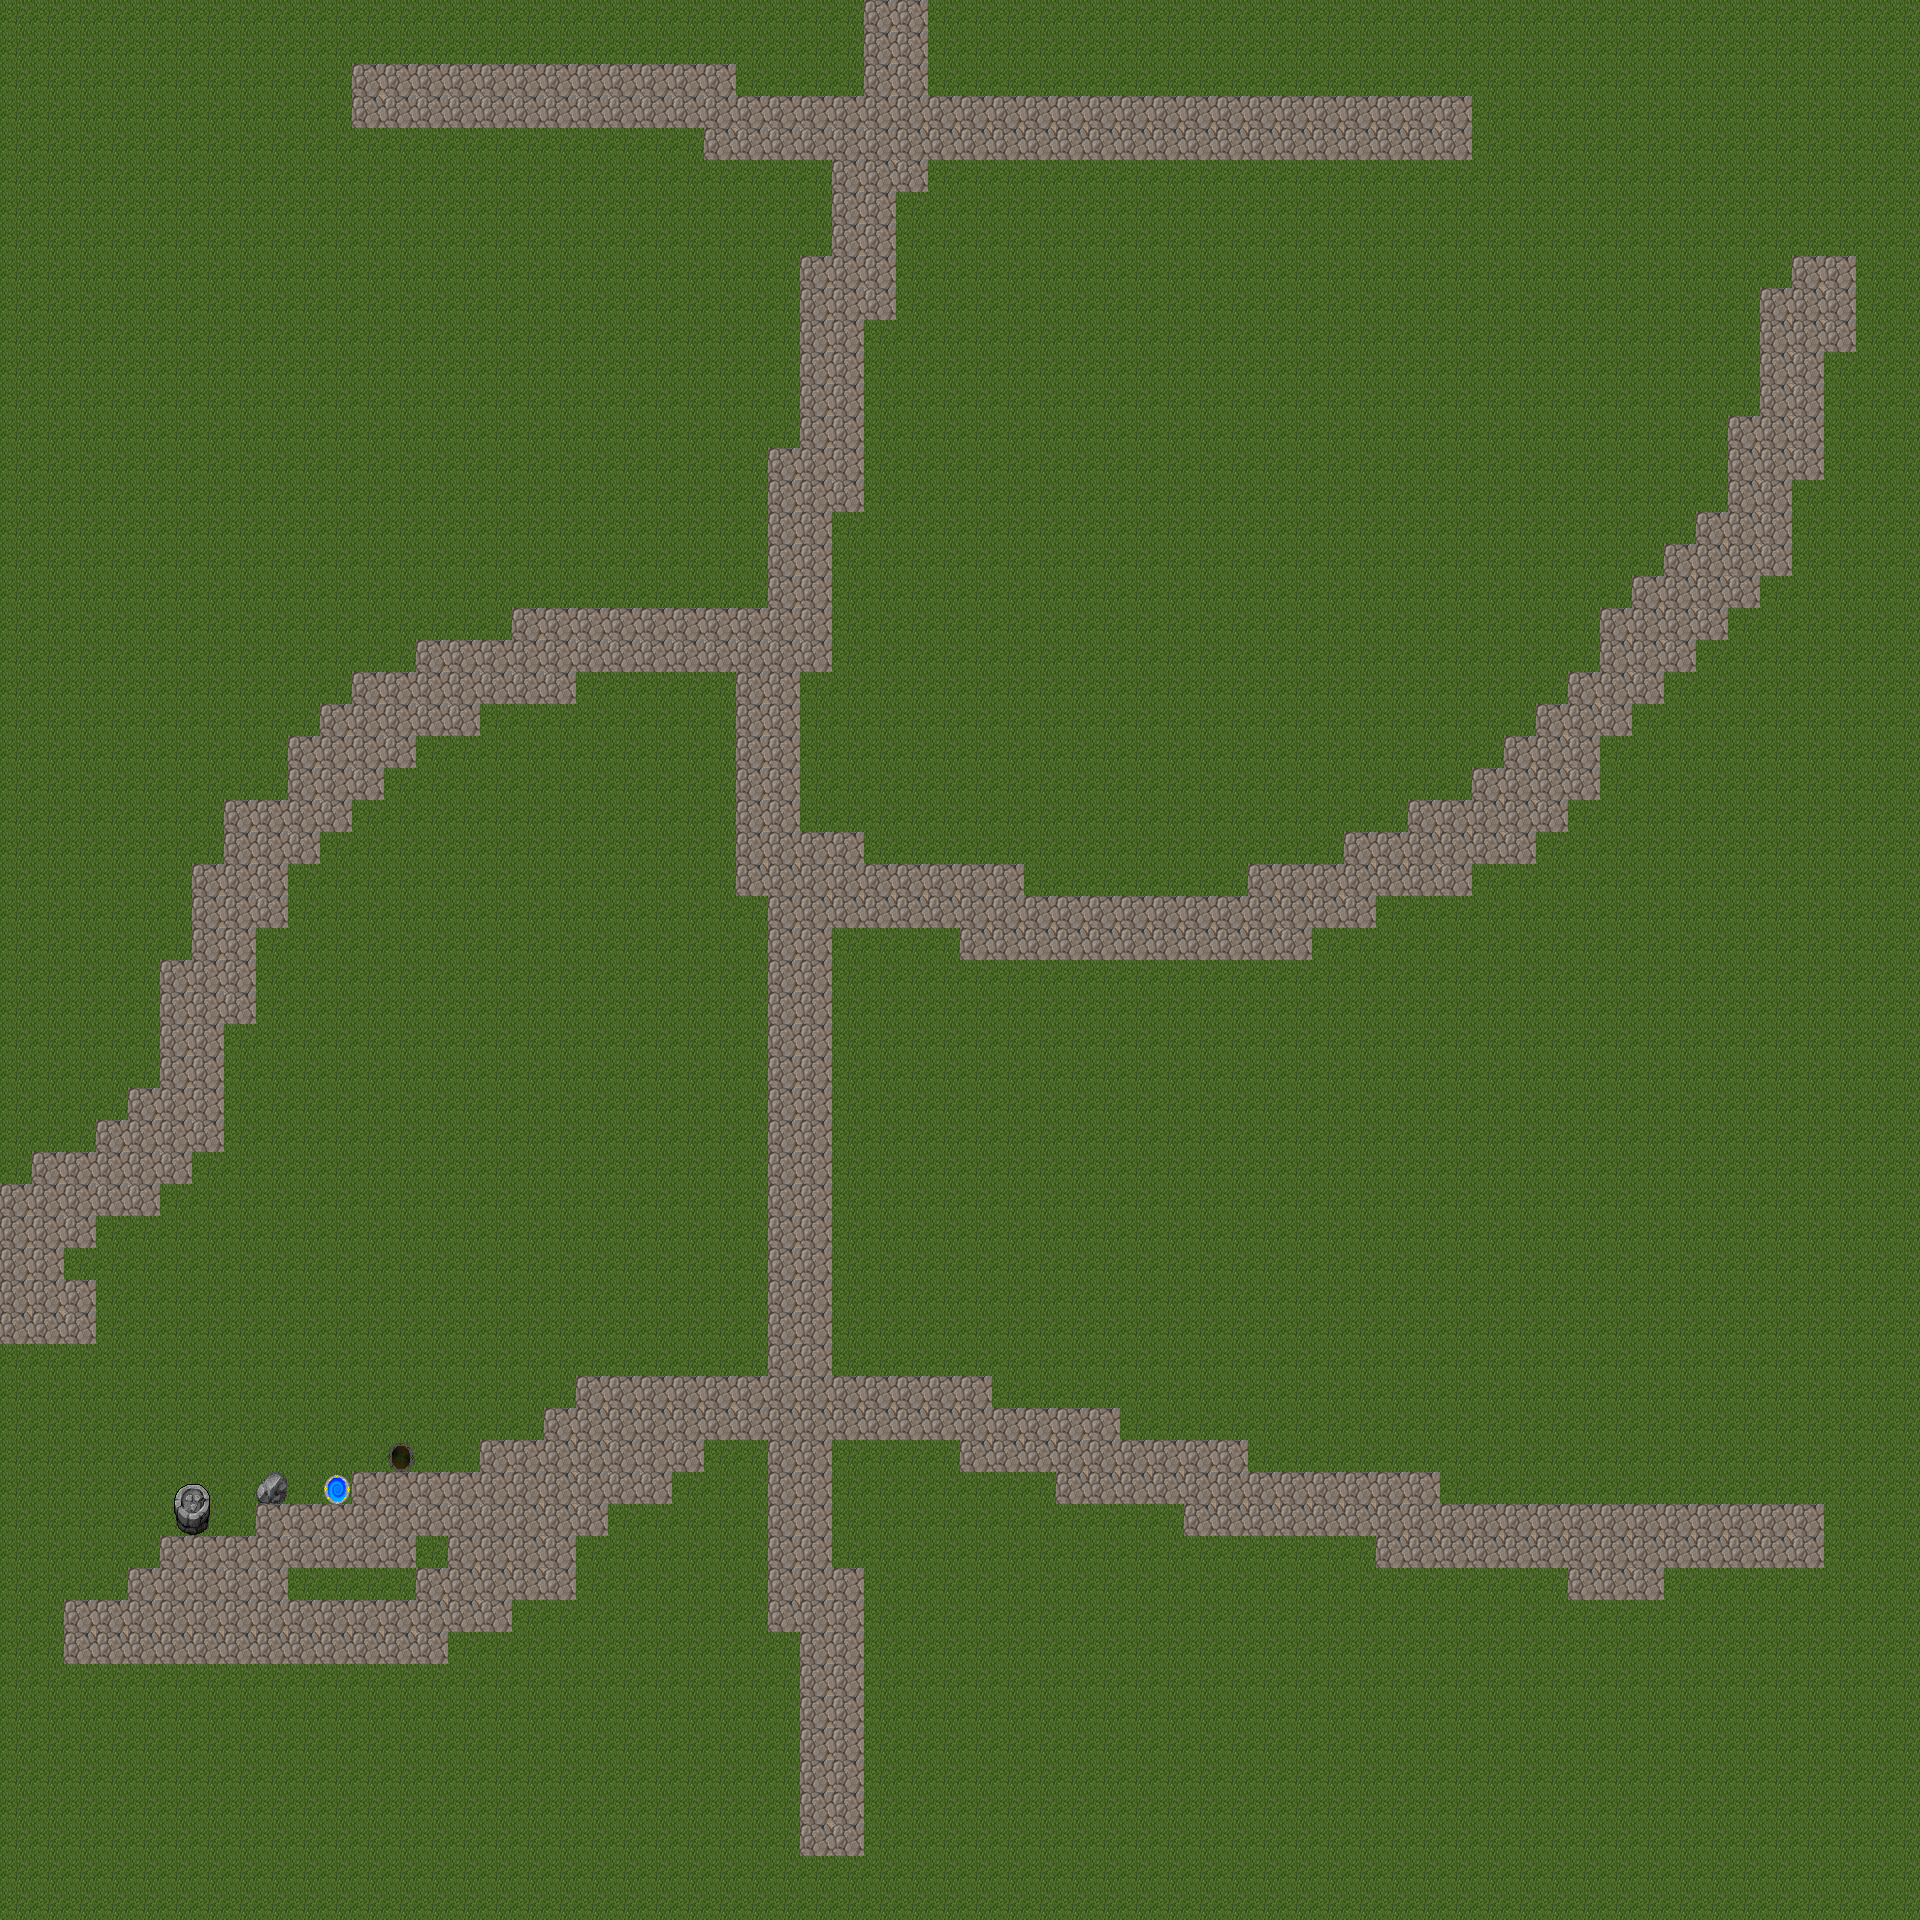

Below is a game level as drawn by its tile map, then a one-line description and the .tmx that defines it (tile-layer data replaced by summaries):
An orthogonal 60x60 tile map with 32x32 px tiles, 2 tile layers (backdrop, buildings), 2 tilesets and 7 objects (2x worldBorder, STUDY, SLEEP, REC, EAT, ...).

<map version="1.10" tiledversion="1.10.2" orientation="orthogonal" renderorder="right-down" width="60" height="60" tilewidth="32" tileheight="32" infinite="0" nextlayerid="8" nextobjectid="20">
 <tileset firstgid="1" source="tileset.tsx" />
 <tileset firstgid="257" source="tilesets/tileset2.tsx" />
 <layer id="1" name="backdrop" width="60" height="60">
  <data>[3600 cells, 3600 non-empty, 5 distinct tile ids]</data>
 </layer>
 <layer id="6" name="buildings" width="60" height="60">
  <data>[3600 cells, 7 non-empty, 7 distinct tile ids]</data>
 </layer>
 <objectgroup id="2" name="collisionLayerOld">
  <object id="8" name="worldBorder" x="96" y="96" width="1760" height="1728" />
 </objectgroup>
 <objectgroup id="7" name="collisionLayer">
  <object id="17" name="worldBorder" x="0" y="0" width="1920" height="1920" />
 </objectgroup>
 <objectgroup id="5" name="buildingLayer">
  <object id="12" name="piazza" type="STUDY" x="171.667" y="1474.33" width="42.6667" height="61.3333" />
  <object id="16" name="bed" type="SLEEP" x="256.333" y="1472" width="32" height="32.3333" />
  <object id="18" name="gym" type="REC" x="320.333" y="1472.33" width="32" height="32" />
  <object id="19" name="cafe" type="EAT" x="383.667" y="1440" width="33" height="31.6667" />
 </objectgroup>
 <objectgroup id="3" name="cameraLayer">
  <object id="1" name="cameraBorder" x="0" y="0" width="1920" height="1920" visible="0" />
 </objectgroup>
</map>
